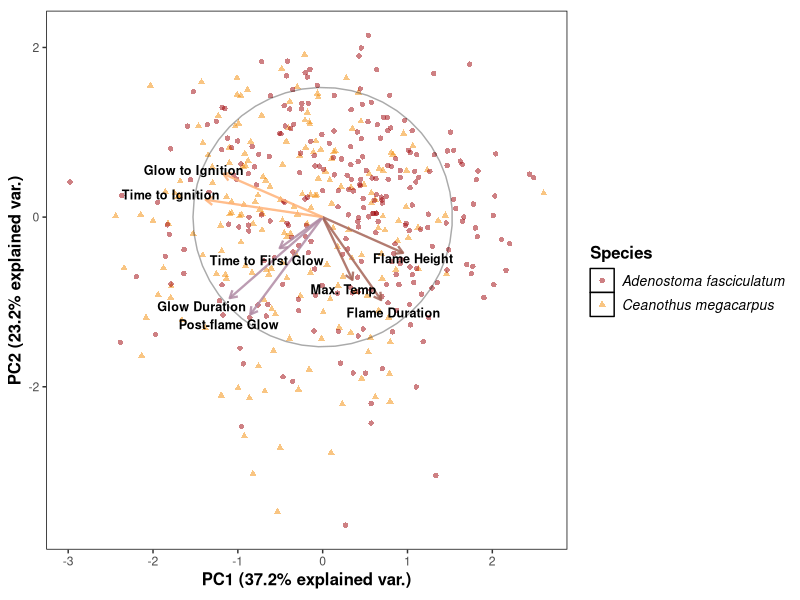
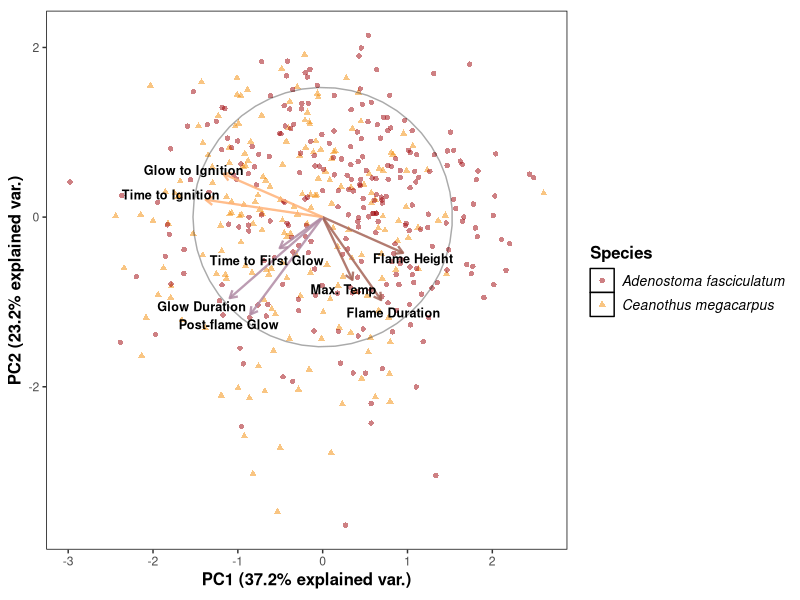

Generate these figures, in order, with R: (Note: this script raises an error after producing the figures.)
## ---- chunk 1
knitr::opts_chunk$set(echo = TRUE)
## ---- chunk 2
library(here)
here = here::here
library(tidyverse)
## ---- chunk 3
### Note: This dataset includes only Epiradiator and Ignited samples
epi.flamdata <- read_csv(here("processed-data", "local_flam_data_all.csv"), show_col_types = FALSE) %>%
  mutate(LFM = lfm.NAs.imputed) %>% 
  filter(ignition == 1, model == "EPI")

 # filter(year == 2020)

figure_epi_pca_quant <- (epi.flamdata[, c("fh", "ttfg", "tti", "fd", "gd", "gti", "pfg",
         "temp.max")]) %>%  
 transmute( "               Flame Duration" = fd, #using spaces to shift labels over instead of \t since \t is leading to little blank squares popping up on the plot.. spaces are just manual tabs anyways right?
           "                 Flame Height" = fh,
           "Post-flame Glow" = pfg,
          "Time to Ignition" = tti,
          "Max. Temp" = temp.max,
            "Glow Duration" = gd,
          "\nGlow to Ignition" = gti,
          "\nTime to First Glow" = ttfg
          )

figure_epi_pca_cat <- (epi.flamdata[c("hydration", "spp", "year.month", "sample")]) %>% 
  transmute("Hydration" = hydration, 
            spp = spp,
            "Timing" = year.month, 
            "Sample" = sample) %>% 
  mutate(Species = case_when(
    spp == "ADFA" ~ "Adenostoma fasciculatum", 
    spp == "CEME" ~ "Ceanothus megacarpus"
  ))

figure_prcomp <- prcomp(na.omit(figure_epi_pca_quant), center = TRUE, scale = TRUE, retx=TRUE)

#Setting up plotting data: 

#decisions for plotting:
choices = 1:2 
scale = 1
obs.scale = 1 - scale
var.scale = scale
ellipse.prob = 0.68
labels.size = 3
circle.prob = 0.69
choices = 1:2

#Run PCA
pcobj <- prcomp(na.omit(figure_epi_pca_quant), center = TRUE, scale = TRUE)

# extract PCA components: 
nobs.factor <- sqrt(nrow(pcobj$x) - 1)
    d <- pcobj$sdev
    u <- sweep(pcobj$x, 2, 1/(d * nobs.factor), FUN = "*")
    v <- pcobj$rotation

  choices <- pmin(choices, ncol(u))
  df.u <- as.data.frame(sweep(u[, choices], 2, d[choices]^obs.scale, 
                              FUN = "*"))
  v <- sweep(v, 2, d^var.scale, FUN = "*")
  df.v <- as.data.frame(v[, choices])
  names(df.u) <- c("PC1", "PC2")
  names(df.v) <- names(df.u)
  df.u <- df.u * nobs.factor

  r <- sqrt(qchisq(circle.prob, df = 2)) * prod(colMeans(df.u^2))^(1/4)
  
v.scale <- rowSums(v^2)
df.v <- r * df.v/sqrt(max(v.scale)) 
df.v <- df.v %>% mutate(PC1, PC2)
df.v$Variables <- rownames(v) 
PCAloadings = df.v
#df.v = dataset with loadings 

  #dataset with scores and categorical variables for plotting points: 
PCAvalues <- cbind(df.u, figure_epi_pca_cat)

#dataset with information for plotting circle: 
theta <- c(seq(-pi, pi, length = 50), seq(pi, -pi, length = 50))

circle <- data.frame(PC1 = r * cos(theta), PC2 = r * sin(theta)) 

#Group by flam. metric: 
PCA_combustability <- df.v %>% 
  filter(Variables %in% c("                 Flame Height", "Max. Temp","               Flame Duration"))
         
PCA_ignitability <- df.v %>% 
  filter(Variables %in% c("Time to Ignition", "\nGlow to Ignition"))

PCA_consumability <- df.v %>% 
  filter(Variables %in% c("Glow Duration", "Post-flame Glow", "\nTime to First Glow"))

# Calculate the angles and the label offset
df.v$Angle = ((180/pi) * atan(df.v$PC2/df.v$PC1))

df.v$Offset <- ((-2 * sign(df.v$PC1))/2)

#labels: 
u.axis.labs <- paste("PC", choices, sep = "")
u.axis.labs <- paste(u.axis.labs, sprintf("(%0.1f%% explained var.)", 
                                            100 * pcobj$sdev[choices]^2/sum(pcobj$sdev^2)))
## ---- chunk 4
ggplot(PCAvalues, aes(x = PC1, y = PC2)) +
  geom_point(size = 1.5, alpha = .5, aes(shape = Species
                                       , color = Species)
                                       , data = PCAvalues) +
  geom_segment(data = PCA_combustability, aes(x = 0, y = 0, 
                                              xend = PC1, yend = PC2),
     arrow = arrow(length = unit(1/2, "picas")), 
      size = .8, alpha = 0.85,
     color = "#a56457") +
  geom_segment(data = PCA_consumability, aes(x = 0, y = 0,
                                             xend = PC1, yend = PC2),
     arrow = arrow(length = unit(1/2, "picas")), 
     size = .8, alpha = 0.85,
     color = "#b08ba5") +
  geom_segment(data = PCA_ignitability, aes(x = 0, y = 0, 
                                             xend = PC1, yend = PC2),
     arrow = arrow(length = unit(1/2, "picas")), 
     size = .8, alpha = 0.85,
     color = "#ffb178") +
  annotate("text", 
           x = (PCA_combustability$PC1 * 0.7), 
          y = (PCA_combustability$PC2 * 1.15),
          label = PCA_combustability$Variables, size = 3.2,
          fontface = 'bold') +
  annotate("text",
           x = (PCA_ignitability$PC1 * 1.3), 
           y = (PCA_ignitability$PC2 * 1.3), 
           label = PCA_ignitability$Variables, size = 3.2,
           fontface = 'bold') +
  annotate("text",
           x = (PCA_consumability$PC1 * 1.3),
           y = (PCA_consumability$PC2 * 1.1), 
           label = PCA_consumability$Variables, size = 3.2,
           fontface = 'bold') + 
  theme(panel.background = element_rect(fill='white', colour='black'), # Make background white and border black
          panel.grid.major = element_blank(),  # Hide major gridlines
          panel.grid.minor = element_blank(),
          legend.key = element_rect(fill = "white"),
          legend.title = element_text(face = 'bold', size = 12),
          legend.text = element_text(face = 'italic', size = 10),
          axis.title = element_text(face = 'bold', size = 12)) +
  scale_color_manual(values = c("#9D0208","#F48C06")) + 
  geom_path(data = circle, color = "black",  size = 1/2, alpha = 1/3) + 
  xlab(u.axis.labs[1]) + 
   ylab(u.axis.labs[2]) +
  coord_equal()

ggsave(here("figures", "pca.jpg"),
       height = 7, width = 9)
## ---- chunk 5
x.flam <-predict(pcobj)  ### generate scores for each row in epi.flamdata

pca.flam.data <- as.data.frame(x.flam) 

all.data.epi <- cbind(epi.flamdata, pca.flam.data)

# #because we wants instances where they didn't ignite for the logistic regression: 
epi.flamdata_noignitions <- read_csv(here("processed-data",  "local_flam_data_all.csv")) %>%
  mutate(LFM = lfm.NAs.imputed) %>%
  #filter(year == 2020) %>%
  filter(model == "EPI") %>%
  filter(ignition == 0)

all.data.withnoignitions <- bind_rows(all.data.epi, epi.flamdata_noignitions)

#dataset with the above columns, PCA using imputed NAs (medians), and flam metrics with NAs still in there:
mem.data <- all.data.withnoignitions

write_csv(mem.data, here("processed-data", "mem.data.local.epi.alldates.csv"))
## ---- chunk 6
figure_epi_pca_cat <- (epi.flamdata[c("hydration", "spp", "year.month", "sample")]) %>% 
  transmute("Hydration" = hydration, 
            spp = spp,
            "Timing" = year.month, 
            "Sample" = sample) %>% 
  mutate(Species = case_when(
    spp == "ADFA" ~ "A. fasciculatum", 
    spp == "CEME" ~ "C. megacarpus"
  ))

#colnames(wine_subset)[2] <- "\nFlav"  # new line

#figure_prcomp <- prcomp(na.omit(figure_epi_pca_quant), center = TRUE, scale = TRUE, retx=TRUE)

figure_varimax <- varimax(pcobj$rotation[,1:3])
figure_varimax
#summary(epi.flamdata.pca) #importance of components
#plot(epi.flamdata.pca)

tab_pca(pcobj, 
        rotation = c("varimax"), 
        digits = 2,
        show.var = TRUE,
  string.pov = "Proportion of Variance",
  string.cpov = "Cumulative Proportion") 
## ---- chunk 7
### Note: This dataset includes only Epiradiator and Ignited samples
epi.flamdata.adfa <- epi.flamdata %>% 
  filter(spp == "ADFA")

 # filter(year == 2020)

figure_epi_pca_quant.adfa <- (epi.flamdata.adfa[, c("fh", "ttfg", "tti", "fd", "gd", "gti", "pfg",
         "temp.max")]) %>%  
 transmute("\n\nFlame Duration" = fd,
           " Flame Height" = fh,
           "Post-flame Glow" = pfg,
           "\nTime to Ignition" = tti,
           "\nMax. Temp" = temp.max,
           "Glow Duration" = gd,
           "\nGlow to Ignition" = gti,
           "Time to First Glow\n" = ttfg
          )

figure_epi_pca_cat.adfa <- (epi.flamdata.adfa[c("hydration", "spp", "year.month", "sample")]) %>% 
  transmute("Hydration" = hydration, 
            spp = spp,
            "Timing" = year.month, 
            "Sample" = sample) %>% 
  mutate(Species = case_when(
    spp == "ADFA" ~ "Adenostoma fasciculatum"
  ))

figure_prcomp.adfa <- prcomp(na.omit(figure_epi_pca_quant.adfa), center = TRUE, scale = TRUE, retx=TRUE)

#Setting up plotting data: 

#decisions for plotting:
choices = 1:2 
scale = 1
obs.scale = 1 - scale
var.scale = scale
ellipse.prob = 0.68
labels.size = 3
circle.prob = 0.69
choices = 1:2

#Run PCA
pcobj <- prcomp(na.omit(figure_epi_pca_quant.adfa), center = TRUE, scale = TRUE)

# extract PCA components: 
nobs.factor <- sqrt(nrow(pcobj$x) - 1)
    d <- pcobj$sdev
    u <- sweep(pcobj$x, 2, 1/(d * nobs.factor), FUN = "*")
    v <- pcobj$rotation

  choices <- pmin(choices, ncol(u))
  df.u <- as.data.frame(sweep(u[, choices], 2, d[choices]^obs.scale, 
                              FUN = "*"))
  v <- sweep(v, 2, d^var.scale, FUN = "*")
  df.v <- as.data.frame(v[, choices])
  names(df.u) <- c("PC1", "PC2")
  names(df.v) <- names(df.u)
  df.u <- df.u * nobs.factor

  r <- sqrt(qchisq(circle.prob, df = 2)) * prod(colMeans(df.u^2))^(1/4)
  
v.scale <- rowSums(v^2)
df.v <- r * df.v/sqrt(max(v.scale)) 
df.v <- df.v %>% mutate(PC1, PC2)
df.v$Variables <- rownames(v) 
PCAloadings = df.v
#df.v = dataset with loadings 

  #dataset with scores and categorical variables for plotting points: 
PCAvalues.adfa <- cbind(df.u, figure_epi_pca_cat.adfa)

#dataset with information for plotting circle: 
theta <- c(seq(-pi, pi, length = 50), seq(pi, -pi, length = 50))

circle <- data.frame(PC1 = r * cos(theta), PC2 = r * sin(theta)) 

#Group by flam. metric: 
PCA_combustability <- df.v %>% 
  filter(Variables %in% c(" Flame Height", "\nMax. Temp",
                          "\n\nFlame Duration"))
         
PCA_ignitability <- df.v %>% 
  filter(Variables %in% c("\nTime to Ignition", "\nGlow to Ignition"))

PCA_consumability <- df.v %>% 
  filter(Variables %in% c("Glow Duration", "Post-flame Glow", "Time to First Glow\n"))

# Calculate the angles and the label offset
df.v$Angle = ((180/pi) * atan(df.v$PC2/df.v$PC1))

df.v$Offset <- ((-2 * sign(df.v$PC1))/2)

#labels: 
u.axis.labs <- paste("PC", choices, sep = "")
u.axis.labs <- paste(u.axis.labs, sprintf("(%0.1f%% explained var.)", 
                                            100 * pcobj$sdev[choices]^2/sum(pcobj$sdev^2)))
## ---- chunk 8
adfa.pca.plot <- ggplot(PCAvalues.adfa, aes(x = PC1, y = PC2)) +
  geom_point(size = 1.5, alpha = .4, color = "#9D0208", data = PCAvalues.adfa) +
  geom_segment(data = PCA_combustability, aes(x = 0, y = 0, 
                                              xend = PC1, yend = PC2),
     arrow = arrow(length = unit(1/2, "picas")), 
      size = .8, alpha = 0.85,
     color = "#a56457") +
  geom_segment(data = PCA_consumability, aes(x = 0, y = 0,
                                             xend = PC1, yend = PC2),
     arrow = arrow(length = unit(1/2, "picas")), 
     size = .8, alpha = 0.85,
     color = "#b08ba5") +
  geom_segment(data = PCA_ignitability, aes(x = 0, y = 0, 
                                             xend = PC1, yend = PC2),
     arrow = arrow(length = unit(1/2, "picas")), 
     size = .8, alpha = 0.85,
     color = "#ffb178") +
  annotate("text", 
           x = (PCA_combustability$PC1 * 0.95), 
          y = (PCA_combustability$PC2 * 1.325),
          label = PCA_combustability$Variables, size = 3.2,
          fontface = 'bold') +
  annotate("text",
           x = (PCA_ignitability$PC1 * 1.3), 
           y = (PCA_ignitability$PC2 * 0.95), 
           label = PCA_ignitability$Variables, size = 3.2,
           fontface = 'bold') +
  annotate("text",
           x = (PCA_consumability$PC1 * 1.3),
           y = (PCA_consumability$PC2 * 1.1), 
           label = PCA_consumability$Variables, size = 3.2,
           fontface = 'bold') + 
  theme(panel.background = element_rect(fill='white', colour='black'), # Make background white and border black
          panel.grid.major = element_blank(),  # Hide major gridlines
          panel.grid.minor = element_blank(),
          legend.key = element_rect(fill = "white"),
          legend.title = element_text(face = 'bold', size = 12),
          legend.text = element_text(face = 'italic', size = 10),
          axis.title = element_text(face = 'bold', size = 12), 
          plot.title = element_text(face = 'italic')) +
  geom_path(data = circle, color = "black",  size = 1/2, alpha = 1/3) +
  xlab(u.axis.labs[1]) + 
   ylab(u.axis.labs[2]) +
  labs(title = 'Adenostoma fasciculatum')
  coord_equal()
  
adfa.pca.plot
## ---- chunk 9
### Note: This dataset includes only Epiradiator and Ignited samples
epi.flamdata.ceme <- epi.flamdata %>% 
  filter(spp == "CEME")

 # filter(year == 2020)

figure_epi_pca_quant.ceme <- (epi.flamdata.ceme[, c("fh", "ttfg", "tti", "fd", "gd", "gti", "pfg",
         "temp.max")]) %>%  
 transmute("  Flame Duration" = fd,
           "     Flame Height" = fh,
           "Post-flame Glow" = pfg,
           "Time to Ignition" = tti,
           "Max. Temp" = temp.max,
           "Glow Duration" = gd,
           "Glow to Ignition" = gti,
           "\nTime to First Glow" = ttfg
          )

figure_epi_pca_cat.ceme <- (epi.flamdata.ceme[c("hydration", "spp", "year.month", "sample")]) %>% 
  transmute("Hydration" = hydration, 
            spp = spp,
            "Timing" = year.month, 
            "Sample" = sample) %>% 
  mutate(Species = case_when(
    spp == "CEME" ~ "Ceanothus megacarpus"
  ))

figure_prcomp.ceme <- prcomp(na.omit(figure_epi_pca_quant.ceme), center = TRUE, scale = TRUE, retx=TRUE)

#Setting up plotting data: 

#decisions for plotting:
choices = 1:2 
scale = 1
obs.scale = 1 - scale
var.scale = scale
ellipse.prob = 0.68
labels.size = 3
circle.prob = 0.69
choices = 1:2

#Run PCA
pcobj <- prcomp(na.omit(figure_epi_pca_quant.ceme), center = TRUE, scale = TRUE)

# extract PCA components: 
nobs.factor <- sqrt(nrow(pcobj$x) - 1)
    d <- pcobj$sdev
    u <- sweep(pcobj$x, 2, 1/(d * nobs.factor), FUN = "*")
    v <- pcobj$rotation

  choices <- pmin(choices, ncol(u))
  df.u <- as.data.frame(sweep(u[, choices], 2, d[choices]^obs.scale, 
                              FUN = "*"))
  v <- sweep(v, 2, d^var.scale, FUN = "*")
  df.v <- as.data.frame(v[, choices])
  names(df.u) <- c("PC1", "PC2")
  names(df.v) <- names(df.u)
  df.u <- df.u * nobs.factor

  r <- sqrt(qchisq(circle.prob, df = 2)) * prod(colMeans(df.u^2))^(1/4)
  
v.scale <- rowSums(v^2)
df.v <- r * df.v/sqrt(max(v.scale)) 
df.v <- df.v %>% mutate(PC1, PC2)
df.v$Variables <- rownames(v) 
PCAloadings = df.v
#df.v = dataset with loadings 

  #dataset with scores and categorical variables for plotting points: 
PCAvalues.ceme <- cbind(df.u, figure_epi_pca_cat.ceme)

#dataset with information for plotting circle: 
theta <- c(seq(-pi, pi, length = 50), seq(pi, -pi, length = 50))

circle <- data.frame(PC1 = r * cos(theta), PC2 = r * sin(theta)) 

#Group by flam. metric: 
PCA_combustability <- df.v %>% 
  filter(Variables %in% c("     Flame Height", "Max. Temp",
                          "  Flame Duration"))
         
PCA_ignitability <- df.v %>% 
  filter(Variables %in% c("Time to Ignition", "Glow to Ignition"))

PCA_consumability <- df.v %>% 
  filter(Variables %in% c("Glow Duration", "Post-flame Glow", "\nTime to First Glow"))

# Calculate the angles and the label offset
df.v$Angle = ((180/pi) * atan(df.v$PC2/df.v$PC1))

df.v$Offset <- ((-2 * sign(df.v$PC1))/2)

#labels: 
u.axis.labs <- paste("PC", choices, sep = "")
u.axis.labs <- paste(u.axis.labs, sprintf("(%0.1f%% explained var.)", 
                                            100 * pcobj$sdev[choices]^2/sum(pcobj$sdev^2)))
## ---- chunk 10
ceme.pca.plot <- ggplot(PCAvalues.ceme, aes(x = PC1, y = PC2)) +
  geom_point(size = 1.5, alpha = .5, shape = 17, color = "#F48C06", data = PCAvalues.ceme) +
  geom_segment(data = PCA_combustability, aes(x = 0, y = 0, 
                                              xend = PC1, yend = PC2),
     arrow = arrow(length = unit(1/2, "picas")), 
      size = .8, alpha = 0.85,
     color = "#a56457") +
  geom_segment(data = PCA_consumability, aes(x = 0, y = 0,
                                             xend = PC1, yend = PC2),
     arrow = arrow(length = unit(1/2, "picas")), 
     size = .8, alpha = 0.85,
     color = "#b08ba5") +
  geom_segment(data = PCA_ignitability, aes(x = 0, y = 0, 
                                             xend = PC1, yend = PC2),
     arrow = arrow(length = unit(1/2, "picas")), 
     size = .8, alpha = 0.85,
     color = "#ffb178") +
  annotate("text", 
           x = (PCA_combustability$PC1 * 1.5), 
          y = (PCA_combustability$PC2 * 1.1),
          label = PCA_combustability$Variables, size = 3.2,
          fontface = 'bold') +
  annotate("text",
           x = (PCA_ignitability$PC1 * 1.4), 
           y = (PCA_ignitability$PC2 * 1.05), 
           label = PCA_ignitability$Variables, size = 3.2,
           fontface = 'bold') +
  annotate("text",
           x = (PCA_consumability$PC1 * 1.3),
           y = (PCA_consumability$PC2 * 1.05), 
           label = PCA_consumability$Variables, size = 3.2,
           fontface = 'bold') + 
  theme(panel.background = element_rect(fill='white', colour='black'), # Make background white and border black
          panel.grid.major = element_blank(),  # Hide major gridlines
          panel.grid.minor = element_blank(),
          legend.key = element_rect(fill = "white"),
          legend.title = element_text(face = 'bold', size = 12),
          legend.text = element_text(face = 'italic', size = 10),
          axis.title = element_text(face = 'bold', size = 12), 
          plot.title = element_text(face = 'italic')) +
  geom_path(data = circle, color = "black",  size = 1/2, alpha = 1/3) +
  xlab(u.axis.labs[1]) + 
   ylab(u.axis.labs[2]) +
  labs(title = 'Ceanothus megacarpus')
  coord_equal()
  
ceme.pca.plot
## ---- chunk 11
ggarrange(adfa.pca.plot,ceme.pca.plot)

ggsave(here('figures','spp.pca.supp.jpg'), height = 6, width = 12)
